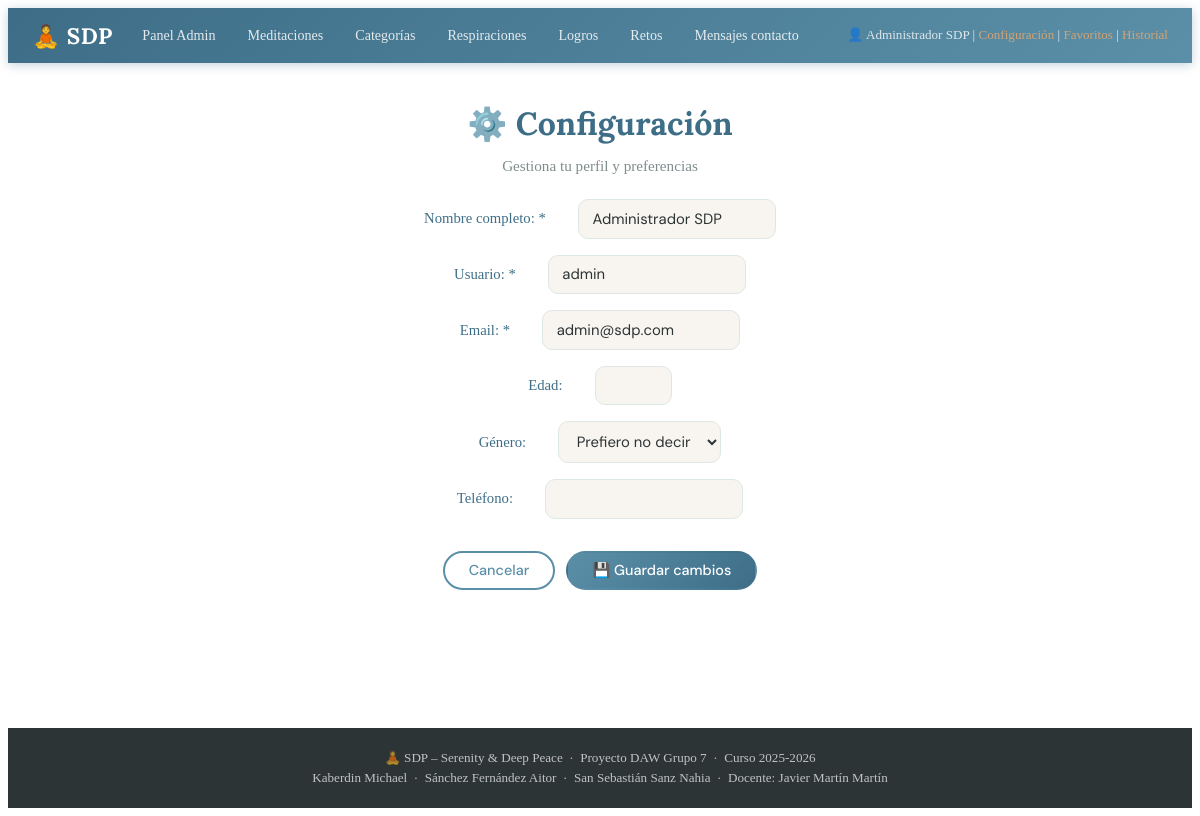
Screenshot of /view/configuracionView.php (signed in) with the database file from the repository.
### tables this page shows
CREATE TABLE IF NOT EXISTS usuarios (
    id_usuario      INT AUTO_INCREMENT PRIMARY KEY,
    nombre_usuario  VARCHAR(60)  NOT NULL UNIQUE,
    contrasena_hash VARCHAR(64)  NOT NULL,
    nombre_completo VARCHAR(120) NOT NULL,
    email           VARCHAR(120) NOT NULL,
    edad            TINYINT UNSIGNED,
    genero          ENUM('Hombre','Mujer','Otro'),
    telefono        VARCHAR(20),
    perfil          ENUM('usuario','admin') NOT NULL DEFAULT 'usuario',
    fecha_alta      DATETIME NOT NULL DEFAULT CURRENT_TIMESTAMP
);

### dao/SDPBD.php (called while the page is built, shortened)
<?php
class SDPBD {
    private static $conexion = null;
    private static function conexionBD() {
        $config = parse_ini_file(__DIR__ . "/../config/conf.ini");
        if (self::$conexion === null) {
            self::$conexion = new mysqli(
                $config['server'],
                $config['user'],
                $config['pasw'],
                $config['bd']
            );
        }
        self::$conexion->set_charset("utf8mb4");
        return self::$conexion;
    }
    public static function preparar($conexion, $consulta, ...$parametros) {
        $preparacion = $conexion->prepare($consulta);
        if ($parametros) {
            $tipos = "";
            foreach ($parametros as $parametro) {
                $tipos .= is_int($parametro) ? "i" : "s";
            }
            $preparacion->bind_param($tipos, ...$parametros);
        }
        return $preparacion;
    }
    public static function consultaLectura($consulta, ...$parametros) {
        $conexion    = self::conexionBD();
        $preparacion = self::preparar($conexion, $consulta, ...$parametros);
        $preparacion->execute();
        $resultado = $preparacion->get_result();
        if ($resultado->num_rows > 0) {
            return $resultado->fetch_all(MYSQLI_ASSOC);
        }
        return null;
    }
}
?>

### dao/UsuarioDAO.php (called while the page is built, shortened)
<?php
require_once(__DIR__ . '/../dao/SDPBD.php');
require_once(__DIR__ . '/../model/UsuarioModel.php');
class UsuarioDAO {
    private static function filaAModelo($fila) {
        $u = new UsuarioModel();
        $u->setIdUsuario($fila['id_usuario']);
        $u->setNombreUsuario($fila['nombre_usuario']);
        $u->setContrasenaHash($fila['contrasena_hash']);
        $u->setNombreCompleto($fila['nombre_completo']);
        $u->setEmail($fila['email']);
        $u->setEdad($fila['edad'] ?? null);
        $u->setGenero($fila['genero'] ?? null);
        $u->setTelefono($fila['telefono'] ?? null);
        $u->setPerfil($fila['perfil']);
        $u->setFechaAlta($fila['fecha_alta']);
        return $u;
    }
    public static function obtenerPorId($id_usuario) {
        $consulta  = "SELECT * FROM usuarios WHERE id_usuario = ?";
        $resultado = SDPBD::consultaLectura($consulta, $id_usuario);
        if ($resultado && count($resultado) > 0) {
            return self::filaAModelo($resultado[0]);
        }
        return null;
    }
}
?>

### model/UsuarioModel.php (called while the page is built, shortened)
<?php
class UsuarioModel {
    private $nombre_usuario;
    private $nombre_completo;
    private $email;
    private $edad;
    private $telefono;
    public function getNombreUsuario()    { return $this->nombre_usuario; }
    public function setNombreUsuario($v)  { $this->nombre_usuario = $v; }
    public function getNombreCompleto()   { return $this->nombre_completo; }
    public function setNombreCompleto($v) { $this->nombre_completo = $v; }
    public function getEmail()            { return $this->email; }
    public function setEmail($v)          { $this->email = $v; }
    public function getEdad()             { return $this->edad; }
    public function setEdad($v)           { $this->edad = $v; }
    public function getTelefono()         { return $this->telefono; }
    public function setTelefono($v)       { $this->telefono = $v; }
}
?>

### view/configuracionView.php (the view, shortened to what this page needs)
<?php
include __DIR__ . '/../view/statics/cabeceraView.php';
require_once(__DIR__ . '/../dao/UsuarioDAO.php');
$usuario = UsuarioDAO::obtenerPorId($_SESSION['id_usuario']);
?>
<main>
    <h1>⚙️ Configuración</h1>
    <p class="subtitulo">Gestiona tu perfil y preferencias</p>
    <form id="perfilForm" method="POST" action="../controller/UsuarioController.php">
        <div class="formularios formularios-bloques">
            <div class="campo">
                <label for="nombre_completo">Nombre completo: *</label>
                <input type="text" id="nombre_completo" name="nombre_completo" required
                       value="<?php echo htmlspecialchars($usuario->getNombreCompleto()); ?>">
            </div>
            <div class="campo">
                <label for="nombre_usuario">Usuario: *</label>
                <input type="text" id="nombre_usuario" name="nombre_usuario" required
                       value="<?php echo htmlspecialchars($usuario->getNombreUsuario()); ?>">
            </div>
            <div class="campo">
                <label for="email">Email: *</label>
                <input type="email" id="email" name="email" required
                       value="<?php echo htmlspecialchars($usuario->getEmail() ?? ''); ?>">
            </div>
            <div class="campo">
                <label for="edad">Edad:</label>
                <input type="number" id="edad" name="edad" min="5" max="120"
                       value="<?php echo htmlspecialchars($usuario->getEdad() ?? ''); ?>">
            </div>
            <div class="campo">
                <label for="genero">Género:</label>
                <select id="genero" name="genero">
                    <option value="">Prefiero no decir</option>
                </select>
            </div>
            <div class="campo">
                <label for="telefono">Teléfono:</label>
                <input type="tel" id="telefono" name="telefono"
                       value="<?php echo htmlspecialchars($usuario->getTelefono() ?? ''); ?>">
            </div>
        </div>
    </form>
    <div class="dashboardActions">
        <button class="botones" onclick="history.back()">Cancelar</button>
        <button type="submit" form="perfilForm" class="botones botones-primario">💾 Guardar cambios</button>
    </div>
</main>
<?php include __DIR__ . '/../view/statics/pieView.php'; ?>

### assets/css/styles.css (style rules this page uses)
:root { --primario: #5b8fa8; --primario-dk: #3e6e87; --secundario: #a8c5bc; --acento: #d4a373; --fondo: #f8f5f0; --fondo-card: #ffffff; --texto: #2d3436; --texto-muted: #7f8c8d; --borde: #dde8e5; --peligro: #e74c3c; --ok: #27ae60; --sombra: 0 4px 20px rgba(91, 143, 168, .12); --radio: 10px; }
*, *::before, *::after { box-sizing: border-box; }
h1, h2, h3, h4 { font-family: 'Lora', serif; color: var(--primario-dk); margin-top: 0; }
main { grid-area: main; padding: 2.5rem 1.5rem; display: flex; flex-direction: column; align-items: center; max-width: 1100px; margin: 0 auto; width: 100%; }
.subtitulo { color: var(--texto-muted); margin-top: -.5rem; margin-bottom: 1.5rem; font-size: .95rem; }
form { all: unset; width: 100%; display: flex; flex-direction: column; align-items: center; }
.formularios { display: grid; grid-template-columns: auto 1fr; gap: 1rem 2rem; align-items: center; width: 100%; max-width: 560px; }
.formularios label { justify-self: start; font-weight: 500; color: var(--primario-dk); font-size: .92rem; }
.formularios input, .formularios select, .formularios textarea { justify-self: stretch; padding: .55rem .85rem; border: 1.5px solid var(--borde); border-radius: var(--radio); font-size: .93rem; font-family: 'DM Sans', sans-serif; background: var(--fondo); color: var(--texto); transition: border-color .2s, box-shadow .2s; width: 100%; }
.botones { display: inline-block; padding: .55rem 1.5rem; background: var(--fondo-card); color: var(--primario); border: 2px solid var(--primario); border-radius: 25px; font-family: 'DM Sans', sans-serif; font-weight: 500; font-size: .9rem; cursor: pointer; margin-top: .5rem; text-decoration: none; transition: all .2s; }
.botones-primario { background: linear-gradient(135deg, var(--primario), var(--primario-dk)); color: #fff; border-color: transparent; }
.dashboardActions { display: flex; flex-wrap: wrap; gap: .7rem; justify-content: center; margin-top: 1.5rem; width: 100%; }
.formularios-bloques { display: flex; flex-direction: column; gap: 1rem; grid-template-columns: none; }
.formularios-bloques .campo { display: grid; grid-template-columns: auto 1fr; column-gap: 2rem; row-gap: .25rem; align-items: center; }

### rows the page displays
usuarios: nombre_completo "Administrador SDP", nombre_usuario "admin", email "admin@sdp.com"

### other values shown
$_SESSION['nombre_completo'] "Administrador SDP"
